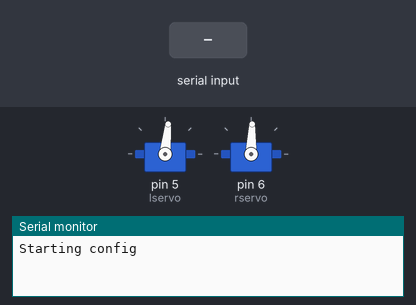
A sketch run on a simulated Arduino Uno, built with avr-gcc and run on an emulated ATmega328P. On the bench: 2 × servo, the last lines printed to the serial monitor. Inputs (shaded band) come from the test bench.

Above: at 1.2 s.
1.3 s: "90,45\n" received over the second serial link
At 2.1 s:
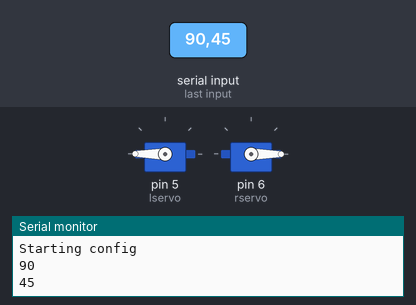
At 3.3 s:
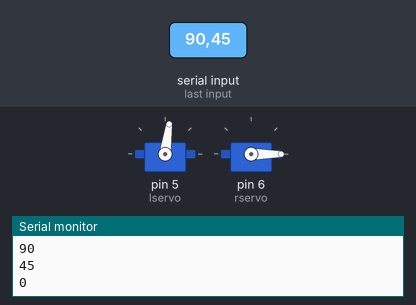
3.8 s: "30,150\n" received over the second serial link
At 4.4 s:
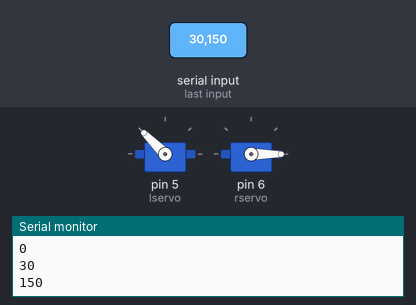
Timing chart, 0 to 6.8 s (numbered marks = the images above; inputs shaded):
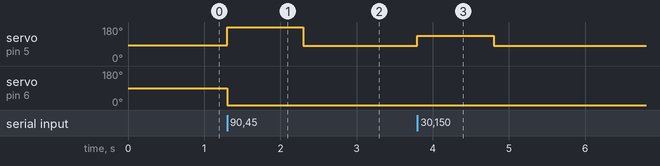

The sketch:

MyoDataParser.ino
```cpp
#define BLUETOOTH_SPEED 9600
// If you are modifying your existing configuration, use this:
// #define BLUETOOTH_SPEED 57600

#include <SoftwareSerial.h>
#include <Servo.h>

Servo lservo;    // Create servo object to control the servo
Servo rservo;    // Create servo object to control the servo
int readValue;
int val;   // for incoming serial data
int rval;
int lval;
// Swap RX/TX connections on bluetooth chip
//   Pin 10 --> Bluetooth TX
//   Pin 11 --> Bluetooth RX
SoftwareSerial mySerial(10, 11); // RX, TX


/*
  The posible baudrates are:
    AT+BAUD1-------1200
    AT+BAUD2-------2400
    AT+BAUD3-------4800
    AT+BAUD4-------9600 - Default for hc-06
    AT+BAUD5------19200
    AT+BAUD6------38400
    AT+BAUD7------57600 - Johnny-five speed
    AT+BAUD8-----115200
    AT+BAUD9-----230400
    AT+BAUDA-----460800
    AT+BAUDB-----921600
    AT+BAUDC----1382400
*/


void setup()
{
  Serial.begin(9600);
  Serial.println("Starting config");
  mySerial.begin(BLUETOOTH_SPEED);

  lservo.attach(5);        // Attach the servo object to pin 9
  lservo.write(84);        // Attach the servo object to pin 9
  rservo.attach(6);        // Attach the servo object to pin 9
  rservo.write(88);         // Initialize servo position to 0
}

void loop() {
  if (mySerial.available() > 0) {
                // read the incoming byte:
                val = mySerial.parseInt();

                // Hard left
                if ((val >= 0) && (val < 30))
                {
                  lservo.write(82);
                  rservo.write(0);
                }
                // Soft left
                else if ((val >= 30) && (val < 45))
                {
                  rservo.write(0);
                  lservo.write(135);
                }
                // Straight
                else if ((val >= 45) && (val < 55))
                {
                  rservo.write(0);
                  lservo.write(180);
                }
                // Soft right
                else if ((val >= 55) && (val < 70))
                {
                  lservo.write(180);
                  rservo.write(45);
                }
                // Hard right
                else if ((val >= 70) && (val <= 100))
                {
                  lservo.write(180);
                  rservo.write(90);
                }

                // say what you got:
                // Serial.print("I received: ");
                Serial.println(val);

                //delay(15);

 }

/*while (c == 1)
{
  myservo.write(0);
}
while (c == 4)
{
  myservo.write(84);
}*/


/*switch (val)
{
  // straight
  case 1:
  rservo.write(0);
  lservo.write(180);
  break;
  // right
  case 2:
  lservo.write(180);
  rservo.write(90);
  break;
  // left
  case 3:
  lservo.write(82);
  rservo.write(0);
  break;
  // backwards
  case 4:
  lservo.write(0);
  rservo.write(180);
  break;
  // stop
  case 5:
  lservo.write(84);
  rservo.write(88);
  break;
}*/
}
```

Measured:
- after the input at 1.3 s, servo on pin 5 (lservo): 84° → 180° at once, → 82° 1.0 s later; servo on pin 6 (rservo): 88° → 0° at once
- after the input at 3.8 s, servo on pin 5 (lservo): 82° → 135° at once, → 82° 1.0 s later
